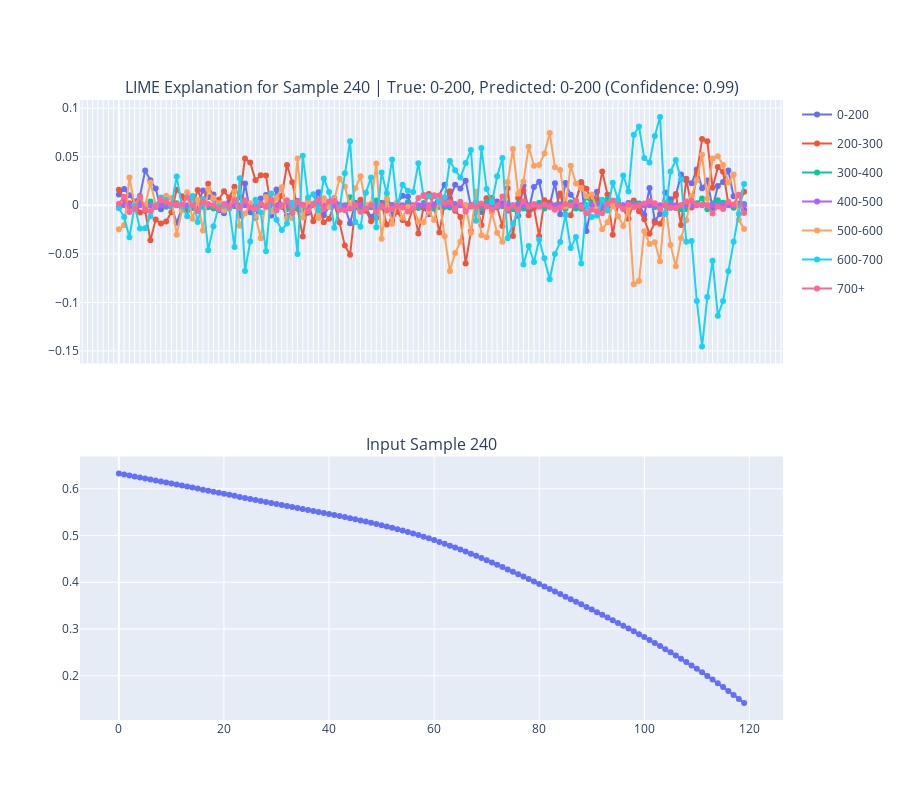

This figure's notebook cell:
### Markdown cell above
#### Lime

### Code cell
import numpy as np
import pandas as pd
import plotly.express as px
from plotly.subplots import make_subplots
import plotly.graph_objects as go


explainer_lime = LimeTabularExplainer(
    training_data=X_train_2d,
    feature_names=feature_names,
    mode='classification',
    class_names=classification_labels,
    discretize_continuous=True
)


def plot_lime_and_sample(sample_idx):
    # Compute LIME explanation for the chosen sample from the shuffled test set.
    explanation = explainer_lime.explain_instance(
        X_test_shuffled_2d[sample_idx],
        predict_wrapper_cnn,
        num_features=120,
        num_samples=1000,
        labels=list(range(len(classification_labels)))  # Explain all classes
    )
    
    # Get predicted probabilities and extract predicted class info.
    pred_probs = cnn_model.predict(X_test_shuffled[sample_idx:sample_idx+1])
    predicted_class_idx = np.argmax(pred_probs)
    predicted_class = classification_labels[predicted_class_idx]
    predicted_confidence = pred_probs[0][predicted_class_idx]
    
    # Get the true class for the sample (using shuffled one-hot labels).
    true_class_idx = np.argmax(y_test_clf_shuffled[sample_idx])
    true_class = classification_labels[true_class_idx]
    
    # Build LIME explanation data.
    num_total_classes = len(classification_labels)
    num_features = X_test_shuffled_2d.shape[1]  # Should be 120
    lime_data = []
    for class_idx in range(num_total_classes):
        if class_idx in explanation.local_exp:
            lime_exp = explanation.local_exp[class_idx]
            lime_dict = dict(lime_exp)
        else:
            lime_dict = {}
        weights = [lime_dict.get(i, 0) for i in range(num_features)]
        for feat_idx in range(num_features):
            lime_data.append({
                "Feature": feat_idx,
                "LIME Weight": weights[feat_idx],
                "Class": classification_labels[class_idx]
            })
    df_lime = pd.DataFrame(lime_data)
    
    # Create LIME explanation plot.
    fig_lime = px.line(
        df_lime,
        x="Feature",
        y="LIME Weight",
        color="Class",
        markers=True,
        title=f"LIME Explanation for Sample {sample_idx} | True: {true_class}, Predicted: {predicted_class} (Confidence: {predicted_confidence:.2f})"
    )
    fig_lime.update_layout(xaxis=dict(dtick=1))
    
    # Build input sample plot.
    # Assuming X_test_shuffled has shape (n_samples, 120, 1). We squeeze it to (120,).
    sample_input = X_test_shuffled[sample_idx].squeeze()
    df_sample = pd.DataFrame({
        "Feature": np.arange(len(sample_input)),
        "Value": sample_input
    })
    fig_sample = px.line(
        df_sample,
        x="Feature",
        y="Value",
        markers=True,
        title=f"Input Sample {sample_idx}"
    )
    fig_sample.update_layout(xaxis=dict(dtick=1))
    
    # Combine both plots into one figure using subplots.
    combined_fig = make_subplots(
        rows=2, cols=1,
        shared_xaxes=True,
        vertical_spacing=0.15,
        subplot_titles=(
            f"LIME Explanation for Sample {sample_idx} | True: {true_class}, Predicted: {predicted_class} (Confidence: {predicted_confidence:.2f})",
            f"Input Sample {sample_idx}"
        )
    )
    
    for trace in fig_lime.data:
        combined_fig.add_trace(trace, row=1, col=1)
    for trace in fig_sample.data:
        combined_fig.add_trace(trace, row=2, col=1)
    
    combined_fig.update_layout(height=800, xaxis=dict(dtick=1))
    
    return combined_fig

# Change sample_idx to any valid index.
sample_idx = 240  # For example, 0, 1, 2, ...
fig = plot_lime_and_sample(sample_idx)
fig.show()
